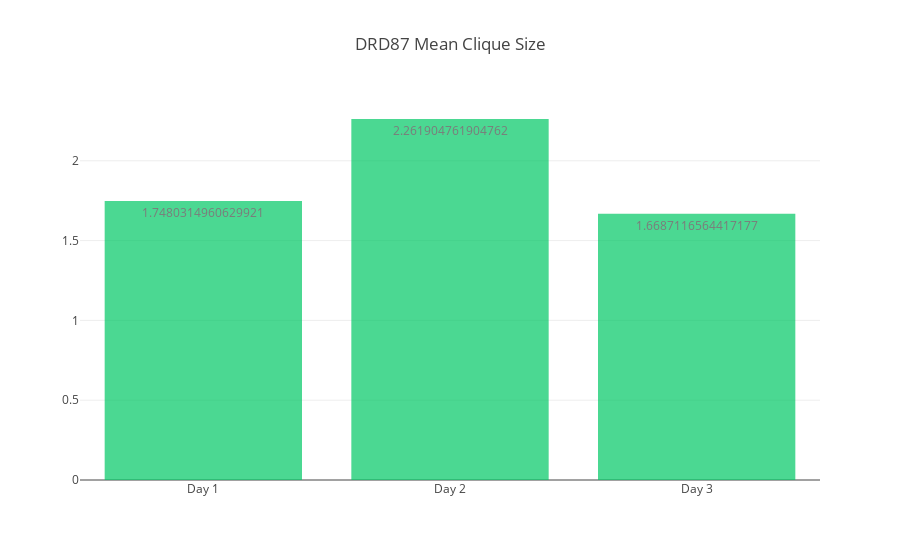

The notebook cell this image was saved under:
### Code cell
x = ["Day 1", "Day 2", "Day 3"]
y = [drd87_day1_graph.mean_clique_size, drd87_day2_graph.mean_clique_size, drd87_day3_graph.mean_clique_size]
plot_network_measures(x, y, title="DRD87 Mean Clique Size", color="rgb(0,200,100)")

### Figure 1 — Plotly figure (JSON) as saved in the notebook; plotly's stock layout.template omitted (floating-point values rounded to 4 significant figures)
{"data": [{"marker": {"color": "rgb(0,200,100)"}, "name": "1", "opacity": 0.7, "text": [1.748, 2.262, 1.669], "textposition": "auto", "type": "bar", "uid": "d2b694", "x": ["Day 1", "Day 2", "Day 3"], "y": [1.748, 2.262, 1.669]}], "layout": {"autosize": true, "title": "DRD87 Mean Clique Size", "xaxis": {"autorange": true, "range": [-0.5, 2.5], "type": "category"}, "yaxis": {"autorange": true, "range": [0, 2.381], "type": "linear"}}}
